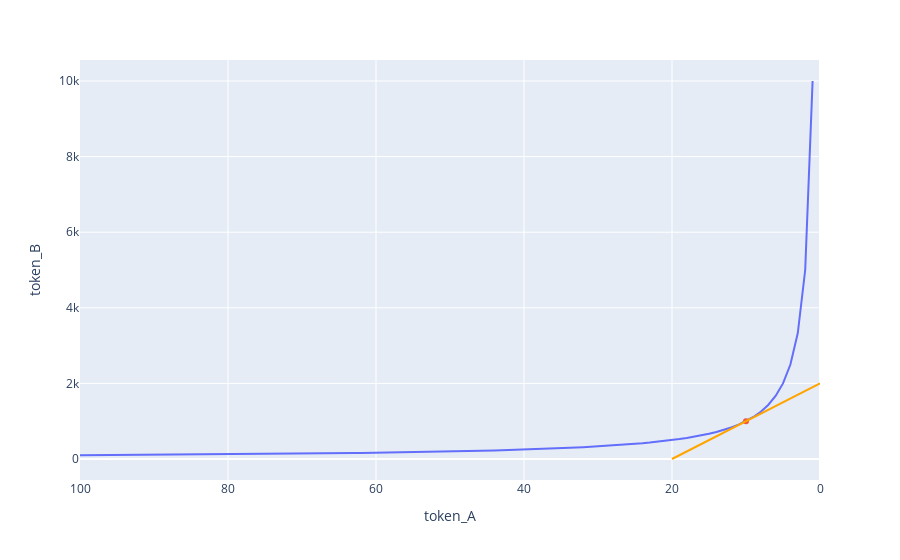

Notebook cell for this chart:
### Markdown cell above
## Spot price


 <div align="center">
    $
SP = \lim_{\Delta A,\Delta B \to 0} EP
    $
</div>

Looking at the curve, Spot price would be represented by a tangent line at that spot *which I find it's hard to imagine and viz*

### Code cell
fig = px.line(x=buy_A["token_A"], y=buy_A["token_B"])

fig.update_xaxes(range = [100,0],
                 title_text='token_A')
fig.update_yaxes(
                 title_text='token_B')


fig.add_trace(go.Scatter(x=[10], y=[1000], ))

fig.add_trace(go.Scatter(mode='lines',
    x=[0,5,10,20],
    y=[2000,1500,1000,0],
    marker=dict(color="Orange", size=5),
))

fig.update_layout(showlegend=False)
fig.show()

### Figure 1 — Plotly figure (JSON) as saved in the notebook; plotly's stock layout.template omitted (floating-point values rounded to 4 significant figures)
{"data": [{"hovertemplate": "x=%{x}<br>y=%{y}<extra></extra>", "legendgroup": "", "line": {"color": "#636efa", "dash": "solid"}, "mode": "lines", "name": "", "orientation": "v", "showlegend": false, "type": "scatter", "x": [100, 99, 98, 97, 96, 95, 94, 93, 92, 91, 90, 89, 88, 87, 86, 85, 84, 83, 82, 81, 80, 79, 78, 77, 76, 75, 74, 73, 72, 71, 70, 69, 68, 67, 66, 65, 64, 63, 62, 61, 60, 59, 58, 57, 56, 55, 54, 53, 52, 51, 50, 49, 48, 47, 46, 45, 44, 43, 42, 41, 40, 39, 38, 37, 36, 35, 34, 33, 32, 31, 30, 29, 28, 27, 26, 25, 24, 23, 22, 21, 20, 19, 18, 17, 16, 15, 14, 13, 12, 11, 10, 9, 8, 7, 6, 5, 4, 3, 2, 1], "xaxis": "x", "y": [100, 101.0, 102.0, 103.1, 104.2, 105.3, 106.4, 107.5, 108.7, 109.9, 111.1, 112.4, 113.6, 114.9, 116.3, 117.6, 119.0, 120.5, 122.0, 123.5, 125.0, 126.6, 128.2, 129.9, 131.6, 133.3, 135.1, 137.0, 138.9, 140.8, 142.9, 144.9, 147.1, 149.3, 151.5, 153.8, 156.2, 158.7, 161.3, 163.9, 166.7, 169.5, 172.4, 175.4, 178.6, 181.8, 185.2, 188.7, 192.3, 196.1, 200.0, 204.1, 208.3, 212.8, 217.4, 222.2, 227.3, 232.6, 238.1, 243.9, 250, 256.4, 263.2, 270.3, 277.8, 285.7, 294.1, 303.0, 312.5, 322.6, 333.3, 344.8, 357.1, 370.4, 384.6, 400, 416.7, 434.8, 454.5, 476.2, 500.0, 526.3, 555.6, 588.2, 625, 666.7, 714.3, 769.2, 833.3, 909.1, 1000, 1111.0, 1250.0, 1429.0, 1667.0, 2000.0, 2500, 3333.0, 5000.0, 10000], "yaxis": "y"}, {"type": "scatter", "x": [10], "y": [1000]}, {"marker": {"color": "Orange", "size": 5}, "mode": "lines", "type": "scatter", "x": [0, 5, 10, 20], "y": [2000, 1500, 1000, 0]}], "layout": {"legend": {"tracegroupgap": 0}, "margin": {"t": 60}, "showlegend": false, "xaxis": {"anchor": "y", "domain": [0, 1], "range": [100, 0], "title": {"text": "token_A"}}, "yaxis": {"anchor": "x", "domain": [0, 1], "title": {"text": "token_B"}}}}
